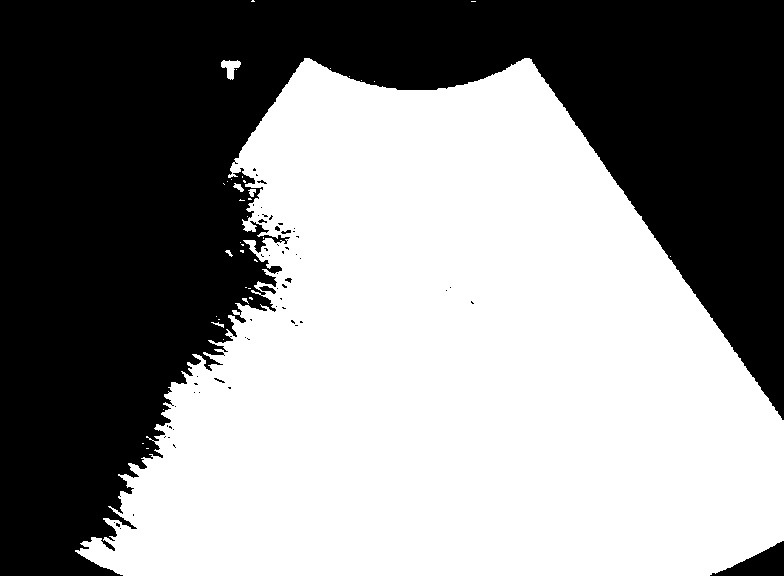
#> input picture treshed.jpg, 784 x 576 px
$ python stonealone.py   (older library calls are emulated)
#> lines starting #> are read from the running program, lines starting #| are printed output that depends on the picture; after the words box and inside, x2 and y2 are one past the last pixel; in counts of white or black regions, pixels touching at a corner belong together
import math
import os
import json
import glob
import numpy as np
import matplotlib.image as mpimg
import matplotlib.pyplot as plt
import cv2
import skimage
from PIL.ImageOps import _lut
from skimage import morphology
import numpy.matlib
import scipy as sp
import scipy.ndimage
from PIL import Image, ImageOps
import functools
import operator
from tkinter import *
from tkinter.filedialog import askopenfilename
from skimage import io, color, img_as_ubyte
from skimage.feature import greycomatrix, greycoprops
from sklearn.metrics.cluster import entropy
import  easygui


def openimage():
   # Tk().withdraw()  # we don't want a full GUI, so keep the root window from appearing
    filename = askopenfilename()  # show an "Open" dialog box and return the path to the selected file
#> the answer given: treshed.jpg
#> further down, image is the input picture: shape (576, 784, 3); min 0, max 255, mean 139.2
    image_path = filename
    return image_path
def thresholding():
    # convert to grayscale
    imageTogray = cv2.cvtColor(image, cv2.COLOR_BGR2GRAY)


    cv2.imshow('gray image', imageTogray)
    # cv2.waitKey(0) #here
    # treshold = input("Enter treshold value")
    th, threshed = cv2.threshold(imageTogray, 9, 255,
                                 cv2.THRESH_BINARY)  # tresh the image binary inverse and Otsu method
#> threshed: shape (576, 784); 54.6% white; 59 black regions (52 under 20 px), largest, box (x1, y1, x2, y2) and area: (0, 0, 784, 576) 203376, (710, 541, 784, 576) 1263, (259, 286, 276, 294) 65
    cv2.imshow("Images", np.hstack([imageTogray, threshed]))
    # cv2.imwrite("treshed.jpg",threshed)
    # cv2.imwrite("gray.jpg",imageTogray)

    # cv2.waitKey(0) #here
    invTresh = 255 * (threshed < 128).astype(np.uint8)  # To invert the text to white (express from 0 to 255)
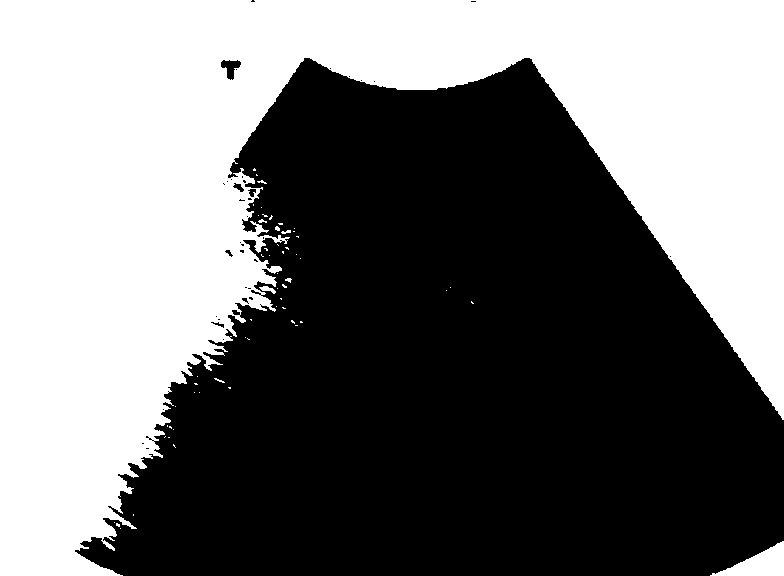
#> invTresh: shape (576, 784); 45.4% white; 59 white regions (52 under 20 px), largest, box (x1, y1, x2, y2) and area: (0, 0, 784, 576) 203376, (710, 541, 784, 576) 1263, (259, 286, 276, 294) 65
    return threshed
def fillholes():
    # Copy the thresholded image.
    im_floodfill = threshed.copy()

    # Mask used to flood filling.
    # Notice the size needs to be 2 pixels than the image.
    h, w = threshed.shape[:2]
    mask = np.zeros((h + 2, w + 2), np.uint8)

    # Floodfill from point (0, 0)
    cv2.floodFill(im_floodfill, mask, (0, 0), 255);
#> im_floodfill: shape (576, 784); 99.6% white; 64 black regions (58 under 20 px), largest, box (x1, y1, x2, y2) and area: (710, 541, 784, 576) 1263, (259, 286, 276, 294) 65, (281, 230, 291, 234) 25, (258, 219, 267, 223) 21, (285, 278, 292, 283) 21, (214, 378, 225, 383) 20

    # Inv    # cv2.imshow("holes filled", im_out)ert floodfilled image
    im_floodfill_inv = cv2.bitwise_not(im_floodfill)


    # Combine the two images to get the foreground.
    im_out = threshed | im_floodfill_inv
#> im_out: shape (576, 784); 55% white; 1 black region, box (x1, y1, x2, y2) and area: (0, 0, 784, 576) 203365
    cv2.imshow("threshed and holes filled", np.hstack([threshed, im_out]))
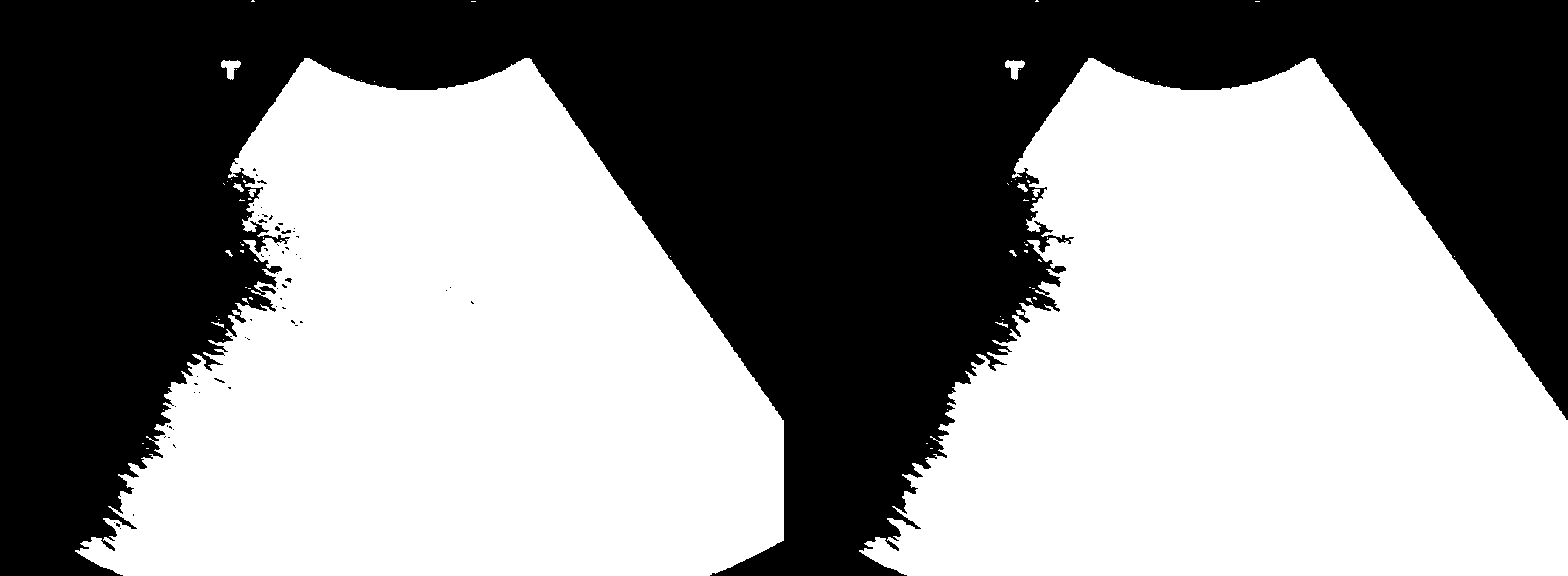
#> window 'threshed and holes filled': shape (576, 1568); 54.8% white; 58 black regions (52 under 20 px), largest, box (x1, y1, x2, y2) and area: (0, 0, 1568, 576) 408004, (259, 286, 276, 294) 65, (281, 230, 291, 234) 25, (258, 219, 267, 223) 21, (285, 278, 292, 283) 21, (214, 378, 225, 383) 20

    cv2.imwrite("holes filled.jpg",im_out)

    # cv2.waitKey(0) #here

    return im_out


def removetext():
    # find all your connected components (white blobs in your image)
    nb_components, output, stats, centroids = cv2.connectedComponentsWithStats(im_out, connectivity=8)
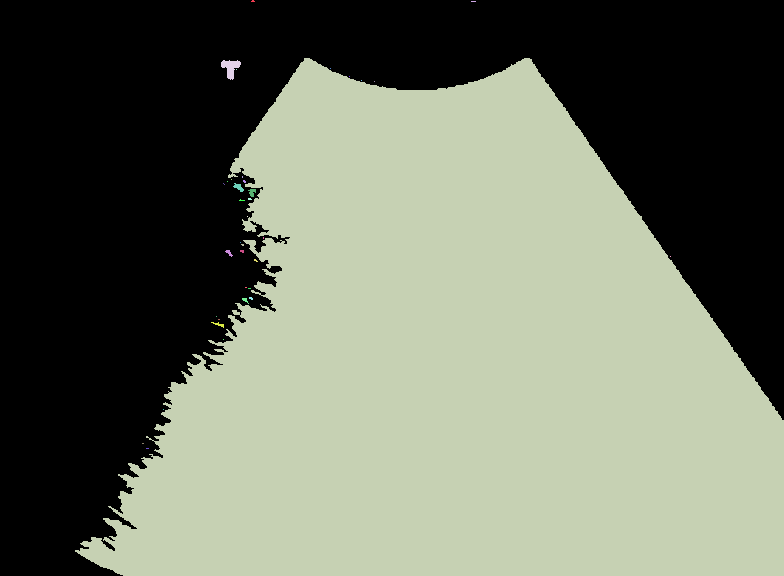
#> output: shape (576, 784) int32; 38 distinct labels, from 0 to 37; one colour per label, 0 black
#> nb_components = 38; stats = 38 rows, first 6: [0, 0, 784, 576, 203365], [251, 0, 4, 2, 6], [471, 1, 5, 1, 5], [75, 58, 709, 518, 247746], [221, 60, 20, 20, 215], [236, 69, 1, 1, 1]; centroids = 38 pairs, first value 142.5 to 670, second value 0.667 to 448
    # connectedComponentswithStats yields every seperated component with information on each of them, such as size
    # the following part is just taking out the background which is also considered a component, but most of the time we don't want that.
    sizes = stats[1:, -1];
#> sizes = 37 values, max 247746 at index 2, min 1 at index 4, mean 6708.6
    nb_components = nb_components - 1
#> nb_components = 37

    # minimum size of particles we want to keep (number of pixels)
    # here, it's a fixed value, but you can set it as you want, eg the mean of the sizes or whatever
    min_size = 1000

    # your answer image
    img2 = np.zeros((output.shape))
    # for every component in the image, you keep it only if it's above min_size
    for i in range(0, nb_components):
        if sizes[i] >= min_size:
            img2[output == i + 1] = 255
#> img2: shape (576, 784) float64; 54.9% white; 1 black region, box (x1, y1, x2, y2) and area: (0, 0, 784, 576) 203838

    cleaned = img2

    cv2.imshow("cleaned", cleaned) #this shows teesholded hol;es filled and cleaned image
    # cv2.waitKey(0) #here

    imageTograyinv = cv2.bitwise_not(imageTogray)
    # cv2.imshow("imginb",im_invert)
    # cv2.waitKey(0) #here

    b2 = imageTograyinv.astype(np.float)
    ineww = np.tile(image, (3, 1, 1)).shape

    triii = np.multiply(b2, cleaned);
    # cv2.imshow("ineww",triii)

    what = triii.astype(np.uint8)
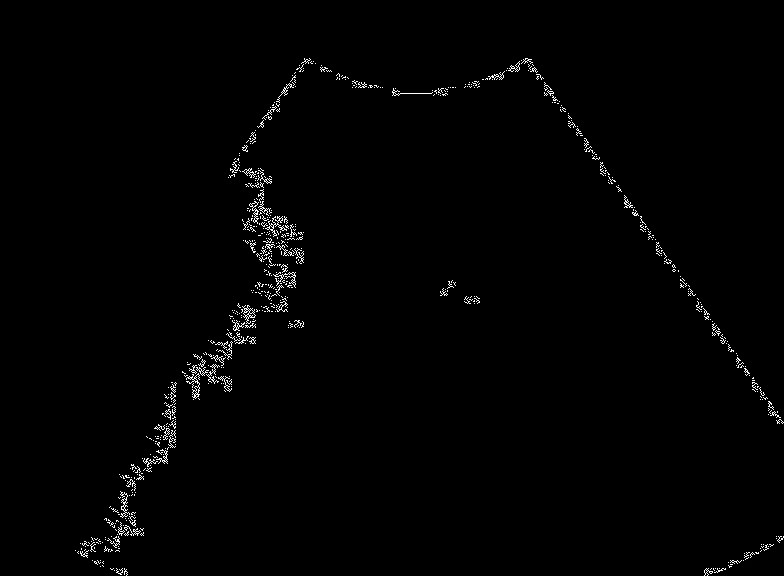
#> what: shape (576, 784); min 0, max 255, mean 2.6
    # what= cv2.cvtColor(what, cv2.COLOR_BGR2GRAY)

    cv2.imshow("original cleaned ", what) #the original image cleaned
    cv2.imwrite("cleaned.jpg",what)
    # cv2.waitKey(0) #here
    #################################33


    return  what

def adjust():
    gamma = 0.19
    adjusted = adjust_gamma(cleaned, gamma=gamma)
    cv2.putText(adjusted, "g={}".format(gamma), (10, 30),
                cv2.FONT_HERSHEY_SIMPLEX, 0.8, (0, 0, 255), 3)
    # [6 lines of commented-out code are left out]

    cv2.imshow('test', Watershed(adjusted))
    # cv2.waitKey(0) #here
    # arr = np.asarray(what)
    # adjusted=imadjust(what,what.min(),what.max(),0.3,0.7)

    hist, bins = np.histogram(adjusted.flatten(), 256, [0, 256])

    cdf = hist.cumsum()
    cdf_normalized = cdf * hist.max() / cdf.max()
    cdf_m = np.ma.masked_equal(cdf, 0)
    cdf_m = (cdf_m - cdf_m.min()) * 255 / (cdf_m.max() - cdf_m.min())
    cdf = np.ma.filled(cdf_m, 0).astype('uint8')
    adjusted2 = cdf[adjusted]
    cv2.imshow("Images", np.hstack([adjusted, adjusted2]))
    # cv2.waitKey #here
    cv2.imwrite("contrast.jpg",adjusted)
    cv2.imwrite("histoequal.jpg",adjusted2)

    return adjusted2

def morph(medfilt2,choice):
    if choice=='1': #roi
        # Select ROI
        r = cv2.selectROI(medfilt2)

        # Crop image
        imCrop = medfilt2[int(r[1]):int(r[1] + r[3]), int(r[0]):int(r[0] + r[2])]

        # Display cropped image
        cv2.imshow("Image", imCrop)
        # cv2.waitKey(0) #here

        medfilt2 = imCrop
    elif choice == '2': #auto
        h, w = medfilt2.shape;
        print(h, w)
        medfilt2 = medfilt2[(int)(w / 3):(int)(w / 3 + 40), (int)(h / 2 + 20):(int)(480)]
        cv2.imshow("new crop", medfilt2)
        # cv2.waitKey(0)#here

    th, threshedMed = cv2.threshold(medfilt2, 235, 255, cv2.THRESH_BINARY)
    cv2.imshow('treshed 235', threshedMed)
    # cv2.waitKey(0) #here

    se = cv2.getStructuringElement(cv2.MORPH_CROSS, (1, 1))
    # se= scipy.ndimage.morphology.generate_binary_structure(5, 1)
    dilated = cv2.dilate(threshedMed, se, 1)

    cv2.imshow('dilated', dilated)
    # cv2.waitKey (0) #here
    return dilated

def Watershed(img):
    ret, thresh = cv2.threshold(img, 0, 255, cv2.THRESH_BINARY + cv2.THRESH_OTSU)
#> thresh: shape (576, 784); 1% white in thin lines or dots, all inside (x1, y1, x2, y2) = (75, 58, 784, 576)
#> ret = 0

    # noise removal
    kernel = np.ones((3, 3), np.uint8)
    opening = cv2.morphologyEx(thresh, cv2.MORPH_OPEN, kernel, iterations=2)
#> opening: shape (576, 784); every value is 0

    # sure background area
    sure_bg = cv2.dilate(opening, kernel, iterations=3)

    # Finding sure foreground area
    dist_transform = cv2.distanceTransform(opening, cv2.DIST_L2, 5)
#> dist_transform: shape (576, 784) float32; every value is 0
    ret, sure_fg = cv2.threshold(dist_transform, 0.14 * dist_transform.max(), 255, 0) # originally 0.14

    # Finding unknown region
    sure_fg = np.uint8(sure_fg)
    unknown = cv2.subtract(sure_bg, sure_fg)

    # Marker labelling
    ret, markers = cv2.connectedComponents(sure_fg)
#> ret = 1

    # Add one to all labels so that sure background is not 0, but 1
    markers = markers + 1
#> markers: shape (576, 784) int32; every value is 1

    # Now, mark the region of unknown with zero
    markers[unknown == 255] = 0
    print(image_path)
    img2 = cv2.imread(image_path)
    #img2 = cv2.medianBlur(img2, 5)
    markers = cv2.watershed(img2, markers)
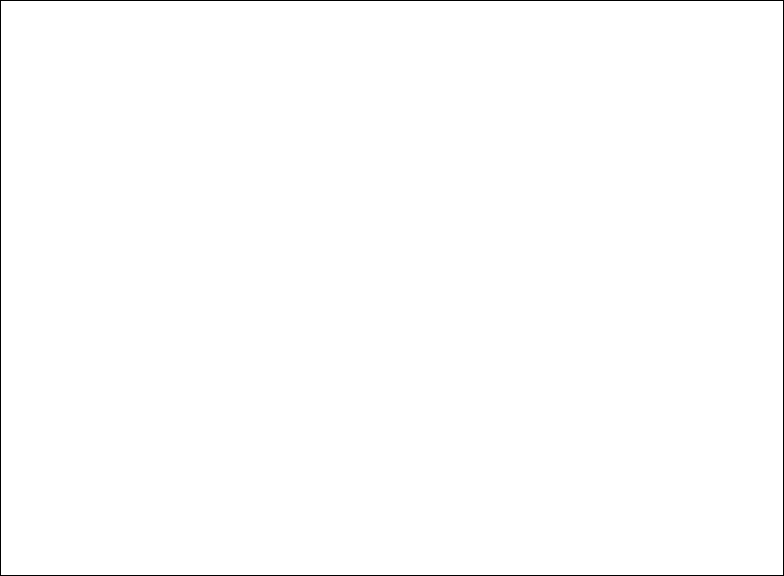
#> markers: shape (576, 784) int32; values -1 (black) and 1 (white), 99.4% white; black in thin lines or dots
    img2[markers == -1] = [255, 0, 0]
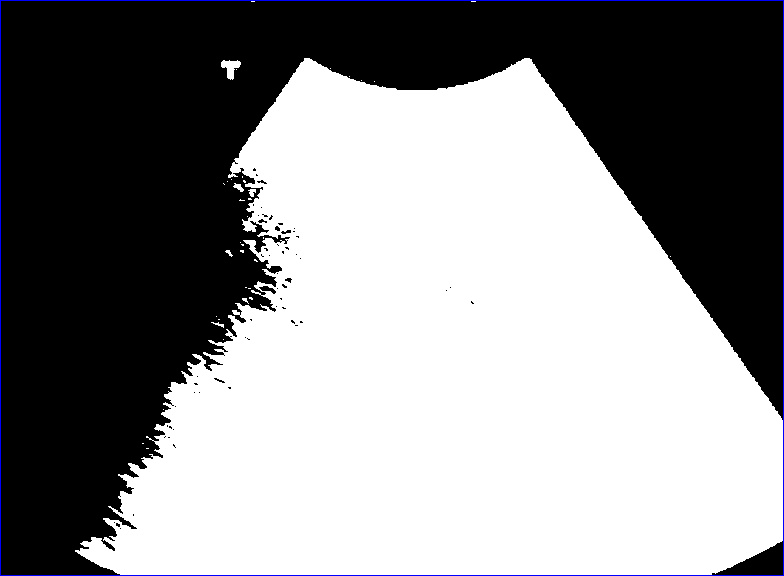
#> img2: shape (576, 784, 3); 0.6% of pixels changed, all inside (x1, y1, x2, y2) = (0, 0, 784, 576)

    return img2

def adjust_gamma(image, gamma):
    # build a lookup table mapping the pixel values [0, 255] to
    # their adjusted gamma values
    invGamma = 1.0 / gamma
    table = np.array([((i / 255.0) ** invGamma) * 255
                      for i in np.arange(0, 256)]).astype("uint8")

    # apply gamma correction using the lookup table
    return cv2.LUT(image, table)
def showfigure(imageTogray,cleaned,medfilt2,dilated):

    import matplotlib.pyplot as plt


    # create the figure
    fig = plt.figure()

    # display original image
    ax = fig.add_subplot(2, 2, 1)
    ax.imshow(imageTogray, cmap=plt.cm.gray,
              vmin=0, vmax=255)

    ax.set_xlabel('Original Image')
    ax.set_xticks([])
    ax.set_yticks([])
    ax.axis('image')


    ax = fig.add_subplot(2, 2, 2)
    ax.imshow(cleaned, cmap=plt.cm.gray,
              vmin=0, vmax=255)

    ax.set_xlabel('Image Preprocessed')
    ax.set_xticks([])
    ax.set_yticks([])
    ax.axis('image')

    ax = fig.add_subplot(2, 2, 3)
    ax.imshow(medfilt2, cmap=plt.cm.gray,
              vmin=0, vmax=255)

    ax.set_xlabel('Original Morphology')
    ax.set_xticks([])
    ax.set_yticks([])
    ax.axis('image')

    ax = fig.add_subplot(2, 2, 4)
    ax.imshow(dilated, cmap=plt.cm.gray,
              vmin=0, vmax=255)

    ax.set_xlabel('Image Stone')
    ax.set_xticks([])
    ax.set_yticks([])
    ax.axis('image')

    # display the image patches

    # display the patches and plot
    fig.suptitle('Grey level co-occurrence matrix features', fontsize=14, y=1.05)
    plt.tight_layout()
    plt.show()


    #############################################################################


# [12 lines left out: function imadjust, not called in this run]

root = Tk()
root.title("Kidney Disease predictor")

frame1 = Frame(root)
frame1.pack()
button_load_database= Button(frame1,text = "Load image ",command=openimage)
button_load_database.grid(row=0)
image_path=openimage()
# image_path=r'treshed.jpg'
#
frame2=Frame(root)
frame1.pack
photo=PhotoImage('treshed.jpg')
labelpic=Label(frame2,image=photo )

#root.geometry('350x200')
#read normal image# labelpic.pack()
#
image = cv2.imread(image_path)
cv2.imshow('original image',image)
#cv2.waitKey(0)   #heere


imageTogray = cv2.cvtColor(image, cv2.COLOR_BGR2GRAY)
threshed=thresholding()
im_out=fillholes()
cleaned=removetext()
adjusted=adjust()
#> in adjust, `hist, bins = np.histogram(adjusted.flatten(), 256, [0, 256])`: hist = 256 values, max 446921 at index 0, min 0 at index 1, mean 1764; bins = 257 values from 0 to 256
#> in adjust, `cdf = hist.cumsum()`: cdf = 256 values from 446921 to 451584
#> in adjust, `cdf_normalized = cdf * hist.max() / cdf.max()`: cdf_normalized = 256 values from 442306.1 to 446921
#> in adjust, `cdf = np.ma.filled(cdf_m, 0).astype('uint8')`: cdf = 256 values from 0 to 255
#> in adjust, `cv2.imshow("Images", np.hstack([adjusted, adjusted2]))`:
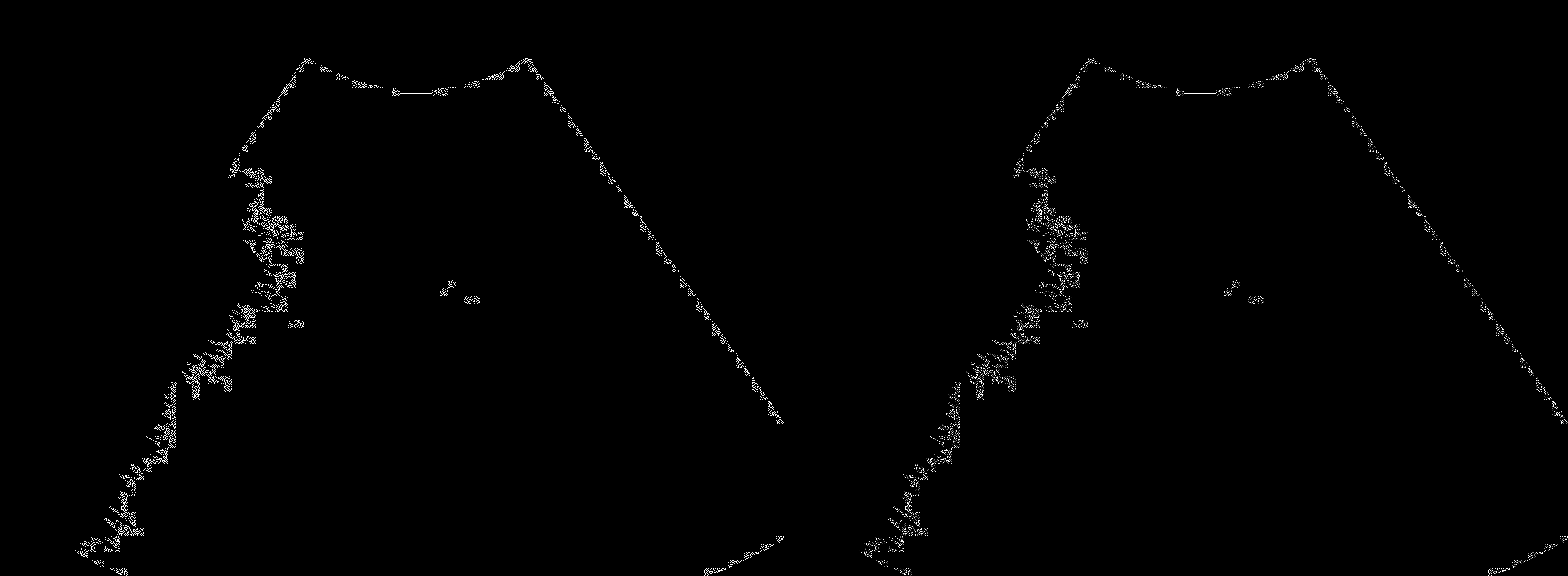
#> window 'Images': shape (576, 1568); min 0, max 255, mean 2.2
medfilt2 = cv2.medianBlur(adjusted, 5)
# choice=input("Press 1 for roi selection and 2 for automatic")
choice = easygui.enterbox("Press 1 for roi selection and 2 for automatic")

h,w,s=image.shape;
dilated = morph(medfilt2, choice) #for roi and morph //
blank_image = np.zeros(shape=[h, w], dtype=np.uint8)

x_offset,y_offset=dilated.shape;
x_offset=(int)(0.5*(h-x_offset))
y_offset=(int)(0.5*(w-y_offset))
blank_image[y_offset:y_offset+dilated.shape[0], x_offset:x_offset+dilated.shape[1]] = dilated
# dilated= dilated * blank_image;
dilated = blank_image
cv2.imshow("dilated",blank_image)
# cv2.waitKey(0)#here
showfigure(imageTogray,cleaned,medfilt2,dilated);


ret,labels= cv2.connectedComponents(dilated,4)
#> ret = 1
print("ret is")
print(ret)
#| 1
print("labels is ")
print(labels)
#> (printed output is left out)
# getting mask with connectComponents
# ret, labels = cv2.connectedComponents(dilated,4 )
for label in range(1,ret):
    mask = np.array(labels, dtype=np.uint8)
    mask[labels == label] = 255
    cv2.imshow('component',mask)
   # cv2.waitKey(0)  # here

gray = cv2.cvtColor(image, cv2.COLOR_BGR2GRAY)
binary = cv2.threshold(gray, 0, 255, cv2.THRESH_BINARY | cv2.THRESH_OTSU)[1]
# getting ROIs with findContours
contours = cv2.findContours(binary, cv2.RETR_EXTERNAL, cv2.CHAIN_APPROX_SIMPLE)[1]
#> contours = 37 contours, 33 with area under 20; largest, box (x1, y1, x2, y2) and area: (75, 58, 784, 576) 244938, (221, 60, 241, 80) 182, (233, 183, 244, 192) 36, (248, 189, 256, 197) 27
# [5 lines of commented-out code are left out]

cv2.destroyAllWindows()


if(ret > 1):
    print('stone detected')
else:
    print('no stone detected ')

distances = [2]
angles = [0, np.pi/2]
properties = ['energy', 'homogeneity']

glcm = greycomatrix(dilated,
                    distances=distances,
                    angles=angles,
                    symmetric=True,
                    normed=True)

feats = np.hstack([greycoprops(glcm, prop).ravel() for prop in properties])
#> feats = [1, 1, 1, 1]
print(entropy(dilated))
#| 0.0
print(feats)
#| [1. 1. 1. 1.]

root.mainloop()
